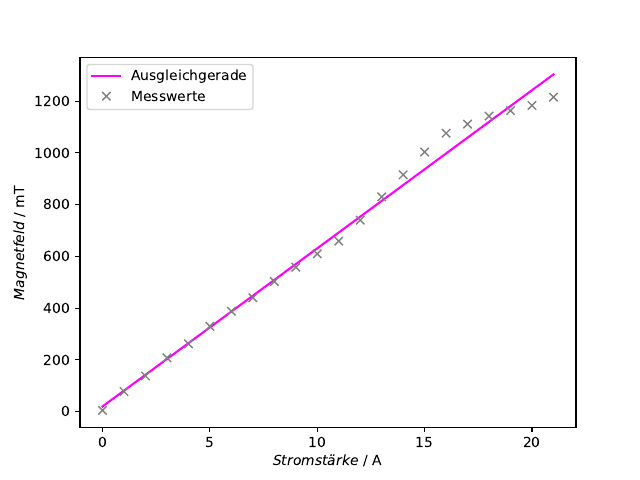

Python code for this plot:
import numpy as np
from scipy.optimize import curve_fit
import matplotlib.pyplot as plt
import matplotlib as mpl

I,B = np.genfromtxt("Magnetfeld.txt", skip_header=2,unpack = True)

def fit(I,a,b):
    return a * I + b

params, cov = curve_fit(fit,I, B) #, p0=[2.91,-1.33,1])
errors = np.sqrt(np.diag(cov))

print('a = ', params[0], '±', errors[0])
print('b = ', params[1], '±', errors[1])

plt.plot(I, fit(I, *params), label='Ausgleichgerade', color='magenta')
plt.plot(I, B, 'x', color='grey', label='Messwerte')
plt.xlabel(r'$Stromstärke\,\, / \,\, \mathrm{A}$')
plt.ylabel(r'$Magnetfeld \,\, / \,\, \mathrm{mT}$')
#plt.xscale('log')
plt.legend(loc='best')
#plt.show()
plt.savefig('Magnetfeld.pdf')